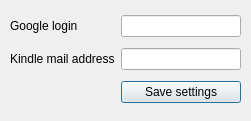
<?xml version="1.0" encoding="UTF-8"?>
<ui version="4.0">
 <class>Settings</class>
 <widget class="QDialog" name="Settings">
  <property name="geometry">
   <rect>
    <x>0</x>
    <y>0</y>
    <width>251</width>
    <height>121</height>
   </rect>
  </property>
  <property name="windowTitle">
   <string>web2kindle settings</string>
  </property>
  <widget class="QWidget" name="">
   <property name="geometry">
    <rect>
     <x>10</x>
     <y>10</y>
     <width>231</width>
     <height>101</height>
    </rect>
   </property>
   <layout class="QGridLayout" name="gridLayout">
    <item row="0" column="0">
     <widget class="QLabel" name="label">
      <property name="text">
       <string>Google login</string>
      </property>
     </widget>
    </item>
    <item row="0" column="1">
     <widget class="QLineEdit" name="lineEdit"/>
    </item>
    <item row="1" column="0">
     <widget class="QLabel" name="label_2">
      <property name="text">
       <string>Kindle mail address</string>
      </property>
     </widget>
    </item>
    <item row="1" column="1">
     <widget class="QLineEdit" name="lineEdit_2"/>
    </item>
    <item row="2" column="1">
     <widget class="QPushButton" name="pushButton">
      <property name="text">
       <string>Save settings</string>
      </property>
     </widget>
    </item>
   </layout>
  </widget>
 </widget>
 <resources/>
 <connections/>
</ui>
